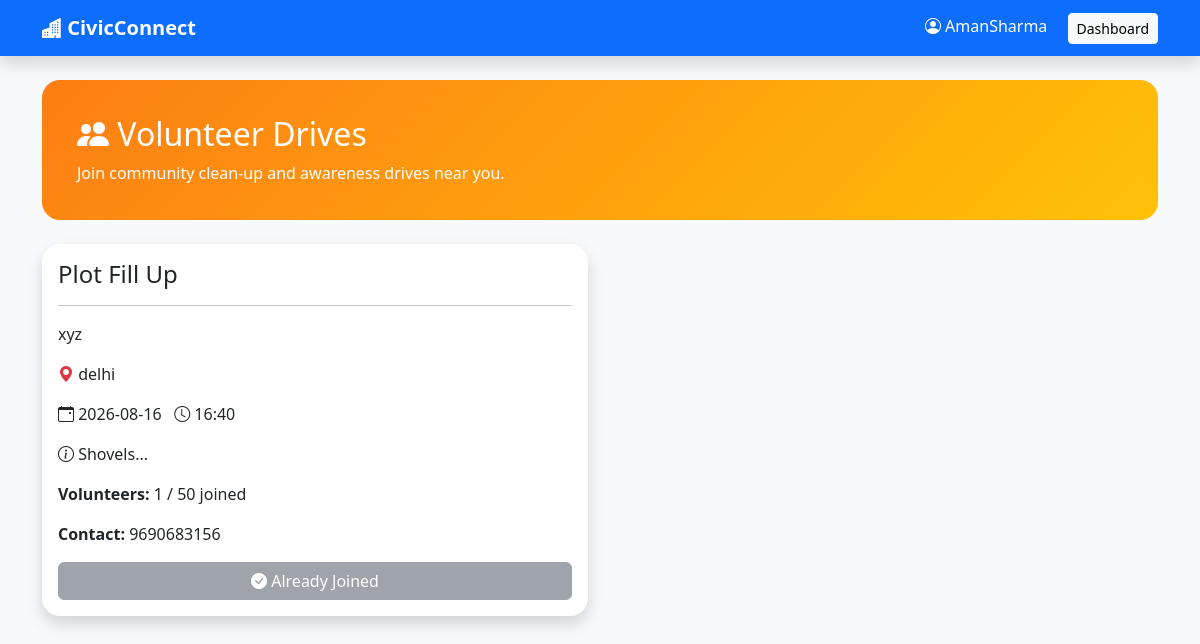
The app's page /drives (signed in) with its own data.
### app.py (models this page shows)
class VolunteerDrive(db.Model):
    id = db.Column(db.Integer, primary_key=True)
    title = db.Column(db.String(150), nullable=False)
    description = db.Column(db.Text, nullable=False)
    meeting_point = db.Column(db.String(200), nullable=False)
    contact = db.Column(db.String(20))
    drive_date = db.Column(db.String(30))
    drive_time = db.Column(db.String(20))
    volunteers_needed = db.Column(db.Integer)
    instructions = db.Column(db.Text)
    status = db.Column(db.String(20), default="Open")
    ngo_id = db.Column(
        db.Integer,
        db.ForeignKey("user.id")
    )

### app.py (the view)
@app.route("/drives")
def browse_drives():
    if "logged_in" not in session:
        return redirect(url_for("landing"))
    if session["role"] != "citizen":
        return redirect(url_for("dashboard"))
    drives = VolunteerDrive.query.filter_by(
        status="Open"
    ).order_by(
        VolunteerDrive.id.desc()
    ).all()
    for drive in drives:
        drive.joined_count = Volunteer.query.filter_by(
            drive_id=drive.id
        ).count()
    joined_drive_ids = [
        v.drive_id for v in Volunteer.query.filter_by(
            citizen_id=session["user_id"]
        ).all()
    ]
    return render_template(
        "citizen/drives.html",
        username=session["username"],
        drives=drives,
        joined_drive_ids=joined_drive_ids
    )

### templates/citizen/drives.html (shortened to what this page needs)
<!DOCTYPE html>
<html lang="en">
<head>
    <link href="https://cdn.jsdelivr.net/npm/bootstrap@5.3.7/dist/css/bootstrap.min.css" rel="stylesheet">
    <link href="https://cdn.jsdelivr.net/npm/bootstrap-icons@1.11.3/font/bootstrap-icons.css" rel="stylesheet">
</head>
<body class="bg-light">
<nav class="navbar navbar-dark bg-primary shadow">
    <div class="container">
        <a href="{{ url_for('dashboard') }}" class="navbar-brand fw-bold">
            <i class="bi bi-buildings-fill"></i>
            CivicConnect
        </a>
        <div>
            <span class="text-white me-3">
                <i class="bi bi-person-circle"></i>
                {{ username }}
            </span>
            <a href="{{ url_for('dashboard') }}" class="btn btn-light btn-sm">
                Dashboard
            </a>
        </div>
    </div>
</nav>
<div class="container py-4">
    <div class="hero mb-4">
        <h2>
            <i class="bi bi-people-fill"></i>
            Volunteer Drives
        </h2>
        <p class="mb-0">
            Join community clean-up and awareness drives near you.
        </p>
    </div>
    {% if drives %}
    <div class="row g-4">
        {% for drive in drives %}
        <div class="col-lg-6">
            <div class="card drive-card shadow h-100">
                <div class="card-body">
                    <h4>{{ drive.title }}</h4>
                    <hr>
                    <p>{{ drive.description }}</p>
                    <p>
                        <i class="bi bi-geo-alt-fill text-danger"></i>
                        {{ drive.meeting_point }}
                    </p>
                    <p>
                        <i class="bi bi-calendar-event"></i>
                        {{ drive.drive_date }}
                        <i class="bi bi-clock"></i>
                        {{ drive.drive_time }}
                    </p>
                    {% if drive.instructions %}
                    <p>
                        <i class="bi bi-info-circle"></i>
                        {{ drive.instructions }}
                    </p>
                    {% endif %}
                    <p>
                        <strong>Volunteers:</strong>
                        {{ drive.joined_count }} / {{ drive.volunteers_needed }} joined
                    </p>
                    {% if drive.contact %}
                    <p>
                        <strong>Contact:</strong>
                        {{ drive.contact }}
                    </p>
                    {% endif %}
                    <div class="d-grid">
                        {% if drive.id in joined_drive_ids %}
                        <button class="btn btn-secondary" disabled>
                            <i class="bi bi-check-circle-fill"></i>
                            Already Joined
                        </button>
                        {% elif drive.joined_count >= drive.volunteers_needed %}
                        <button class="btn btn-secondary" disabled>
                            Drive Full
                        </button>
                        {% else %}
                        <a href="{{ url_for('join_drive', drive_id=drive.id) }}"
                           class="btn btn-warning text-white">
                            <i class="bi bi-hand-thumbs-up-fill"></i>
                            Join Drive
                        </a>
                        {% endif %}
                    </div>
                </div>
            </div>
        </div>
        {% endfor %}
    </div>
    {% endif %}
</div>
</body>
</html>

### templates/citizen/drives.html (style rules this page uses)
.hero { background:linear-gradient(135deg,#fd7e14,#ffc107); color:white; border-radius:18px; padding:35px; }
.drive-card { border:none; border-radius:18px; transition:.3s; }

### records on screen
VolunteerDrive: title "Plot Fill Up", description "xyz", meeting_point "delhi", drive_date "2026-08-16", drive_time "16:40", instructions "Shovels...", joined_count "1", volunteers_needed "50", contact "9690683156", shows "Already Joined"

### other values on screen
{{ username }} "AmanSharma"
